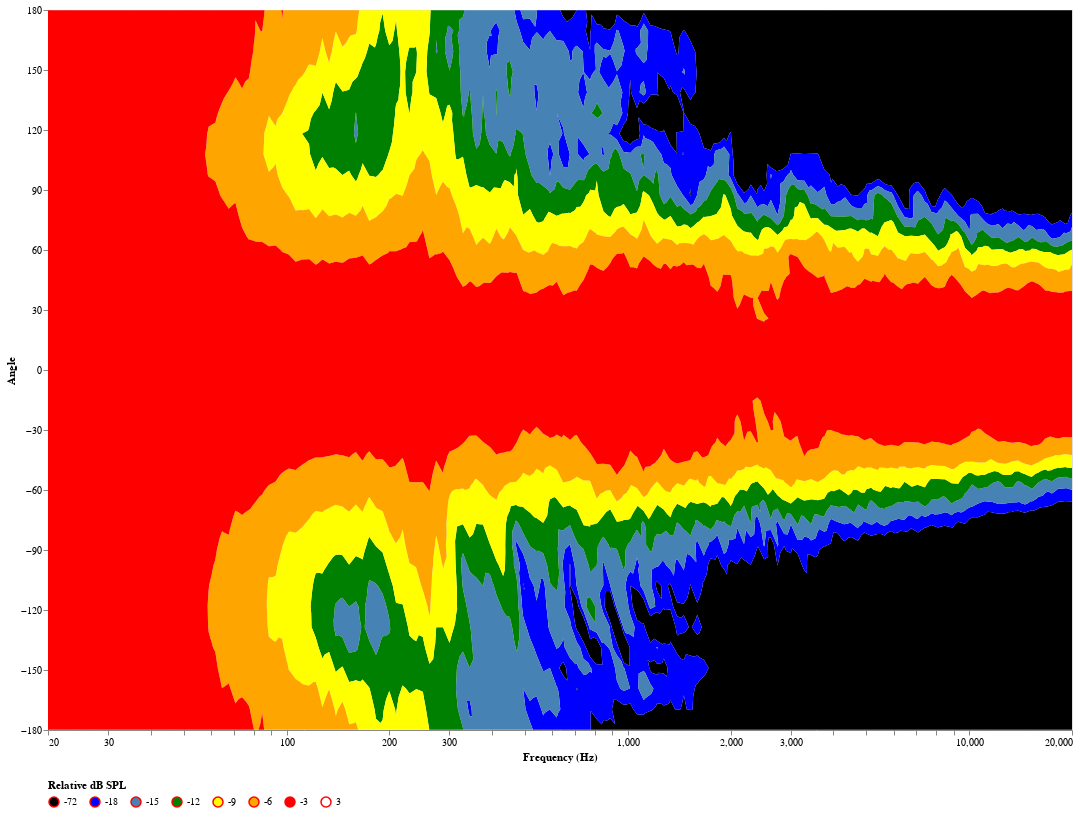

The notebook cell this image was saved under:
### Code cell
isobands + legends

### Figure 1 — Vega-Lite specification as saved in the notebook (floating-point values rounded to 4 significant figures; data arrays with more than 128 entries replaced by an {"elided": "..."} marker saying what was removed)
{"config": {"view": {"continuousWidth": 400, "continuousHeight": 300}}, "layer": [{"data": {"values": [{"type": "Feature", "geometry": {"type": "MultiPolygon", "coordinates": {"elided": "1 rows, 30489 float values in total"}}, "properties": {"z_low": -72, "z_high": -18, "stroke": "#000000", "stroke-opacity": 0, "stroke-width": 0, "fill-opacity": 1, "fill": "#5c77a5"}}, {"type": "Feature", "geometry": {"type": "MultiPolygon", "coordinates": {"elided": "1 rows, 16194 float values in total"}}, "properties": {"z_low": -18, "z_high": -15, "stroke": "#000000", "stroke-opacity": 0, "stroke-width": 0, "fill-opacity": 1, "fill": "#dc842a"}}, {"type": "Feature", "geometry": {"type": "MultiPolygon", "coordinates": {"elided": "1 rows, 19308 float values in total"}}, "properties": {"z_low": -15, "z_high": -12, "stroke": "#000000", "stroke-opacity": 0, "stroke-width": 0, "fill-opacity": 1, "fill": "#c85857"}}, {"type": "Feature", "geometry": {"type": "MultiPolygon", "coordinates": {"elided": "1 rows, 19290 float values in total"}}, "properties": {"z_low": -12, "z_high": -9, "stroke": "#000000", "stroke-opacity": 0, "stroke-width": 0, "fill-opacity": 1, "fill": "#89b5b1"}}, {"type": "Feature", "geometry": {"type": "MultiPolygon", "coordinates": {"elided": "1 rows, 21528 float values in total"}}, "properties": {"z_low": -9, "z_high": -6, "stroke": "#000000", "stroke-opacity": 0, "stroke-width": 0, "fill-opacity": 1, "fill": "#71a152"}}, {"type": "Feature", "geometry": {"type": "MultiPolygon", "coordinates": {"elided": "1 rows, 26244 float values in total"}}, "properties": {"z_low": -6, "z_high": -3, "stroke": "#000000", "stroke-opacity": 0, "stroke-width": 0, "fill-opacity": 1, "fill": "#bab0ac"}}, {"type": "Feature", "geometry": {"type": "MultiPolygon", "coordinates": {"elided": "1 rows, 53637 float values in total"}}, "properties": {"z_low": -3, "z_high": 3, "stroke": "#000000", "stroke-opacity": 0, "stroke-width": 0, "fill-opacity": 1, "fill": "#e15759"}}]}, "mark": {"type": "geoshape", "stroke": "red", "strokeWidth": 0}, "encoding": {"color": {"type": "ordinal", "field": "properties.z_low", "legend": {"orient": "bottom", "title": "Relative dB SPL"}, "scale": {"domain": [-72, -18, -15, -12, -9, -6, -3, 3], "range": ["black", "blue", "steelblue", "green", "yellow", "orange", "red", "white"], "zero": false}}}, "height": 720, "projection": {"type": "identity"}, "width": 1024}, {"data": {"name": "data-d104374f6e3b1845531ba6b722f50ce2"}, "mark": {"type": "point", "clip": true}, "encoding": {"x": {"type": "quantitative", "field": "x", "scale": {"domain": [20, 20000], "nice": false, "type": "log"}, "title": "Frequency (Hz)"}, "y": {"type": "quantitative", "axis": {"format": ".0d", "title": "Angle", "values": [-180, -150, -120, -90, -60, -30, 0, 30, 60, 90, 120, 150, 180]}, "field": "y", "scale": {"domain": [-180, 180], "nice": false}}}, "height": 720, "width": 1024}], "$schema": "https://vega.github.io/schema/vega-lite/v4.8.1.json", "datasets": {"data-d104374f6e3b1845531ba6b722f50ce2": [{"0": "Freq"}, {"0": "Angle"}]}}
